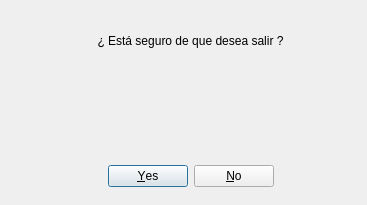
<?xml version="1.0" encoding="UTF-8"?>
<ui version="4.0">
 <class>DialogAvisoSalir</class>
 <widget class="QDialog" name="DialogAvisoSalir">
  <property name="geometry">
   <rect>
    <x>0</x>
    <y>0</y>
    <width>367</width>
    <height>205</height>
   </rect>
  </property>
  <property name="windowTitle">
   <string>Dialog</string>
  </property>
  <widget class="QDialogButtonBox" name="buttonBoxSalir">
   <property name="geometry">
    <rect>
     <x>20</x>
     <y>160</y>
     <width>341</width>
     <height>32</height>
    </rect>
   </property>
   <property name="orientation">
    <enum>Qt::Horizontal</enum>
   </property>
   <property name="standardButtons">
    <set>QDialogButtonBox::No|QDialogButtonBox::Yes</set>
   </property>
   <property name="centerButtons">
    <bool>true</bool>
   </property>
  </widget>
  <widget class="QLabel" name="label">
   <property name="geometry">
    <rect>
     <x>10</x>
     <y>20</y>
     <width>361</width>
     <height>41</height>
    </rect>
   </property>
   <property name="styleSheet">
    <string notr="true">font: 75 14pt &quot;MS Shell Dlg 2&quot;;</string>
   </property>
   <property name="text">
    <string>¿ Está seguro de que desea salir ?</string>
   </property>
   <property name="alignment">
    <set>Qt::AlignCenter</set>
   </property>
  </widget>
  <widget class="QLabel" name="label_2">
   <property name="geometry">
    <rect>
     <x>120</x>
     <y>70</y>
     <width>111</width>
     <height>71</height>
    </rect>
   </property>
   <property name="styleSheet">
    <string notr="true">background-image: url(:/salir/salir.jpg);</string>
   </property>
   <property name="text">
    <string/>
   </property>
  </widget>
 </widget>
 <resources>
  <include location="img/salir.qrc"/>
 </resources>
 <connections>
  <connection>
   <sender>buttonBoxSalir</sender>
   <signal>accepted()</signal>
   <receiver>DialogAvisoSalir</receiver>
   <slot>accept()</slot>
   <hints>
    <hint type="sourcelabel">
     <x>248</x>
     <y>254</y>
    </hint>
    <hint type="destinationlabel">
     <x>157</x>
     <y>274</y>
    </hint>
   </hints>
  </connection>
  <connection>
   <sender>buttonBoxSalir</sender>
   <signal>rejected()</signal>
   <receiver>DialogAvisoSalir</receiver>
   <slot>reject()</slot>
   <hints>
    <hint type="sourcelabel">
     <x>316</x>
     <y>260</y>
    </hint>
    <hint type="destinationlabel">
     <x>286</x>
     <y>274</y>
    </hint>
   </hints>
  </connection>
 </connections>
</ui>
